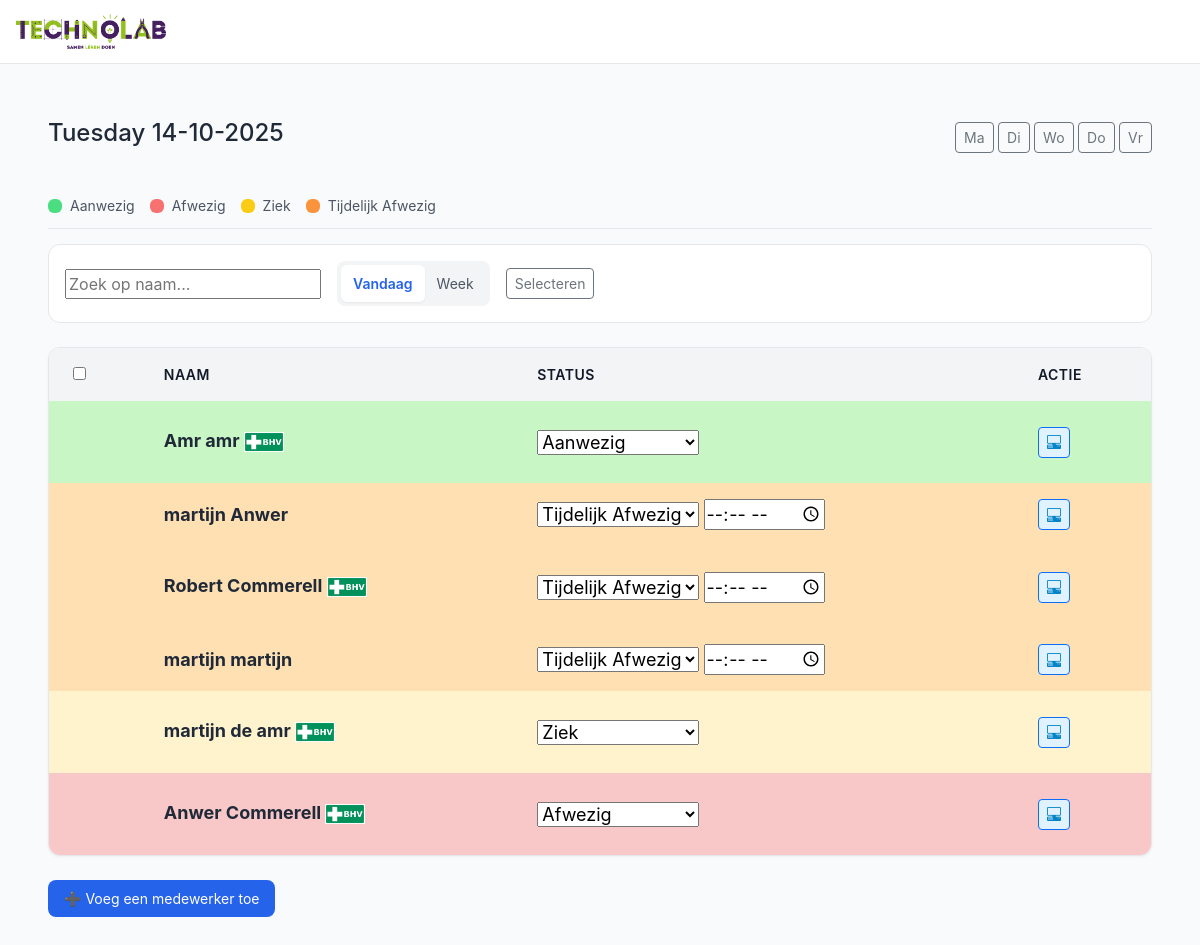
Screenshot of /dagplanning.php?dag=di with the database file from the repository.
### tables this page shows
CREATE TABLE `week_planning` (
  `id` int(11) NOT NULL,
  `werknemer_id` int(11) NOT NULL,
  `weeknummer` int(11) NOT NULL,
  `jaar` int(11) NOT NULL,
  `dag` varchar(2) NOT NULL,
  `status` enum('Aanwezig','Afwezig','Ziek','Op de school','Eefetjes Afwezig') DEFAULT 'Afwezig',
  `tijdelijk_tot` datetime DEFAULT NULL
);

CREATE TABLE `werknemers` (
  `id` int(11) NOT NULL,
  `voornaam` varchar(50) NOT NULL,
  `tussenvoegsel` varchar(20) DEFAULT NULL,
  `achternaam` varchar(50) NOT NULL,
  `email` varchar(100) NOT NULL,
  `werkdag_ma` tinyint(1) DEFAULT 0,
  `werkdag_di` tinyint(1) DEFAULT 0,
  `werkdag_wo` tinyint(1) DEFAULT 0,
  `werkdag_do` tinyint(1) DEFAULT 0,
  `werkdag_vr` tinyint(1) DEFAULT 0,
  `sector` varchar(50) NOT NULL,
  `BHV` tinyint(1) DEFAULT 0,
  `status` enum('Ziek','Aanwezig','Op de school','Afwezig','Eefetjes Afwezig') DEFAULT 'Aanwezig',
  `status_ma` enum('Aanwezig','Afwezig','Ziek','Op de school','Eefetjes Afwezig') DEFAULT 'Afwezig',
  `status_di` enum('Aanwezig','Afwezig','Ziek','Op de school','Eefetjes Afwezig') DEFAULT 'Afwezig',
  `status_wo` enum('Aanwezig','Afwezig','Ziek','Op de school','Eefetjes Afwezig') DEFAULT 'Afwezig',
  `status_do` enum('Aanwezig','Afwezig','Ziek','Op de school','Eefetjes Afwezig') DEFAULT 'Afwezig',
  `status_vr` enum('Aanwezig','Afwezig','Ziek','Op de school','Eefetjes Afwezig') DEFAULT 'Afwezig',
  `tijdelijk_tot` datetime DEFAULT NULL
);

### dagplanning.php (the view, shortened to what this page needs)
<?php
try {
    $db = new PDO("mysql:host=localhost;dbname=technolab-dashboard", "root", "");
    $db->setAttribute(PDO::ATTR_ERRMODE, PDO::ERRMODE_EXCEPTION);
} catch (PDOException $e) {
    die("Fout!: " . $e->getMessage());
}
$daysMap = [1=>'ma', 2=>'di', 3=>'wo', 4=>'do', 5=>'vr'];
$todayNum = (int)date('N');
$todayCol = $daysMap[$todayNum];
$dag = isset($_GET['dag']) && in_array($_GET['dag'], $daysMap) ? $_GET['dag'] : $todayCol;
$dagDatum = new DateTime();
$dagOffset = array_search($dag, $daysMap) - $todayNum;
$dagDatum->modify($dagOffset.' days');
$week = $dagDatum->format('W');
$jaar = $dagDatum->format('o');
$stmt = $db->prepare("
    SELECT w.id, w.voornaam, w.tussenvoegsel, w.achternaam, w.BHV, wp.status, wp.tijdelijk_tot
    FROM werknemers w
    LEFT JOIN week_planning wp
        ON w.id = wp.werknemer_id
        AND wp.weeknummer = :week
        AND wp.jaar = :jaar
        AND wp.dag = :dag
    ORDER BY FIELD(wp.status,'Aanwezig','Eefetjes Afwezig','Ziek','Afwezig'),
             w.achternaam, w.voornaam
");
$stmt->execute([':week'=>$week, ':jaar'=>$jaar, ':dag'=>$dag]);
$werknemersStatus = $stmt->fetchAll(PDO::FETCH_ASSOC);
?>
<!DOCTYPE html>
<html lang="nl">
<head>
    <link href="https://cdn.jsdelivr.net/npm/bootstrap@5.3.8/dist/css/bootstrap.min.css" rel="stylesheet">
    <link rel="stylesheet" href="https://cdn.jsdelivr.net/npm/bootstrap-icons@1.13.1/font/bootstrap-icons.min.css">
    <link href="css/dagplanning.css" rel="stylesheet"/>
    <link href="css/nav.css" rel="stylesheet"/>
</head>
<body>
<header class="header">
    <section class="logo-container">
        <a href="#" class="logo-link">
            <img src="image/technolab.png" alt="Technolab Logo" class="logo-icone">
        </a>
    </section>
</header>
<main class="main">
    <div class="page-header">
        <h4><?= $dagDatum->format('l d-m-Y') ?> </h4>
        <div class="day-nav" style="margin:10px 0;">
            <a href="?dag=ma" class="btn btn-outline-secondary btn-sm">Ma</a>
            <a href="?dag=di" class="btn btn-outline-secondary btn-sm">Di</a>
            <a href="?dag=wo" class="btn btn-outline-secondary btn-sm">Wo</a>
            <a href="?dag=do" class="btn btn-outline-secondary btn-sm">Do</a>
            <a href="?dag=vr" class="btn btn-outline-secondary btn-sm">Vr</a>
        </div>
    </div>
    <div class="legend" style="display:flex;gap:15px;margin:15px 0;">
        <div><span class="dot status-aanwezig"></span> Aanwezig</div>
        <div><span class="dot status-afwezig"></span> Afwezig</div>
        <div><span class="dot status-ziek"></span> Ziek</div>
        <div><span class="dot status-eefetjes"></span> Tijdelijk Afwezig</div>
    </div>
    <div class="toolbar">
        <div class="toolbar-left">
            <input type="text" id="search" placeholder="Zoek op naam...">
            <div class="toggle-group">
                <button class="toggle active">Vandaag</button>
                <a href="week.php"><button class="toggle">Week</button></a>
            </div>
            <div class="toolbar-right" style="display:flex;gap:10px;">
                <button id="select-mode" class="btn btn-outline-secondary btn-sm">Selecteren</button>
            </div>
        </div>
    </div>
    <div class="table-container">
        <table>
            <thead>
            <tr>
                <th><input type="checkbox" id="select-all"></th>
                <th>Naam</th>
                <th>Status</th>
                <th>Actie</th>
            </tr>
            </thead>
            <tbody>
            <?php foreach ($werknemersStatus as $w): ?>
                <?php
                $status = $w['status'] ?? 'Afwezig';
                $statusClass = match($status) {
                    'Aanwezig' => 'status-aanwezig',
                    'Afwezig' => 'status-afwezig',
                    'Ziek' => 'status-ziek',
                    'Eefetjes Afwezig' => 'status-eefetjes',
                    default => ''
                };
                ?>
                <tr class="<?= $statusClass ?>">
                    <td><input type="checkbox" name="selected_ids[]" value="<?= $w['id'] ?>" class="select-row" form="bulk-delete-form" style="display:none;"></td>
                    <td><?= htmlspecialchars($w['voornaam'].' '.($w['tussenvoegsel']?$w['tussenvoegsel'].' ':'').$w['achternaam']) ?>
                        <?= $w['BHV'] ? '<img src="image/BHV.png" alt="BHV" class="logo-icon">' : '' ?>
                    </td>
                    <td>
                        <form method="post">
                            <select name="status" onchange="toggleTijd(this, <?= $w['id'] ?>); this.form.submit();">
                                <option value="Aanwezig" <?= $status=='Aanwezig'?'selected':'' ?>>Aanwezig</option>
                                <option value="Afwezig" <?= $status=='Afwezig'?'selected':'' ?>>Afwezig</option>
                                <option value="Ziek" <?= $status=='Ziek'?'selected':'' ?>>Ziek</option>
                                <option value="Eefetjes Afwezig" <?= $status=='Eefetjes Afwezig'?'selected':'' ?>>Tijdelijk Afwezig</option>
                            </select>
                            <input type="time" name="tijd" id="tijdveld-<?= $w['id'] ?>" value="<?= $w['tijdelijk_tot'] ? date('H:i', strtotime($w['tijdelijk_tot'])) : '' ?>" style="display:<?= $status=='Eefetjes Afwezig'?'inline-block':'none' ?>;">
                        </form>
                    </td>
                    <td><a href="#" class="btn btn-sm btn-outline-primary btn-details" data-id="<?= $w['id'] ?>"><i class="bi bi-pc-display-horizontal"></i></a></td>
                </tr>
            <?php endforeach; ?>
            </tbody>
        </table>
    </div>
    <br>
    <a href="add.php"><button>➕ Voeg een medewerker toe</button></a>
</main>
</body>
</html>

### css/dagplanning.css (style rules this page uses)
body { font-family: "Inter", sans-serif; background: #f9fafb; color: #1f2937; margin: 0; }
.header { position: sticky; top: 0; z-index: 10; display: flex; align-items: center; justify-content: space-between; height: 4rem; background: #fff; border-bottom: 1px solid #e5e7eb; padding: 0 2rem; }
.logo-container { display: flex; align-items: center; gap: 1rem; }
.logo-icon { width: 2rem; height: 2rem; color: #2563eb; }
.main { flex: 1; background: #f9fafb; padding: 3rem; }
.page-header { display: flex; justify-content: space-between; align-items: center; margin-bottom: 2rem; }
.legend { display: flex; align-items: center; gap: 1.5rem; margin-top: 1rem; border-bottom: 1px solid #e5e7eb; padding-bottom: 0.75rem; margin-bottom: 1rem; }
.legend div { display: flex; align-items: center; gap: 0.5rem; font-size: 0.875rem; color: #4b5563; }
.dot { display: inline-block; width: 14px; height: 14px; border-radius: 50%; }
.dot.status-aanwezig { background: #4ade80; }
.dot.status-afwezig { background: #f87171; }
.dot.status-ziek { background: #facc15; }
.dot.status-eefetjes { background: #fb923c; }
.toolbar { display: flex; justify-content: space-between; background: #fff; border: 1px solid #e5e7eb; border-radius: 0.75rem; padding: 1rem; margin-bottom: 1.5rem; flex-wrap: wrap; gap: 1rem; }
.toolbar-left, .toolbar-right { display: flex; align-items: center; gap: 1rem; }
.toggle-group { display: flex; background: #f3f4f6; border-radius: 0.5rem; padding: 0.25rem; }
.toggle { background: transparent; border: none; border-radius: 0.375rem; padding: 0.5rem 0.75rem; font-size: 0.875rem; cursor: pointer; color: #4b5563; }
.toggle.active { background: #fff; color: #2563eb; font-weight: 600; box-shadow: 0 1px 2px rgba(0,0,0,0.05); }
.table-container { background: #fff; border: 1px solid #e5e7eb; border-radius: 0.75rem; overflow-x: auto; box-shadow: 0 1px 3px rgba(0,0,0,0.05); }
table { width: 100%; border-collapse: collapse; min-width: 600px; }
thead { background: #f3f4f6; }
th, td { padding: 1rem 1.5rem; text-align: left; font-size: 0.875rem; }
th { font-weight: 600; color: #111827; text-transform: uppercase; letter-spacing: 0.5px; }
td { font-size: 18px; color: #1f2937; vertical-align: middle; }
tr { transition: background 0.2s; }
.status-aanwezig { background-color: #f0fdf4; }
.status-afwezig { background-color: #fef2f2; }
.status-ziek { background-color: #fef9c3; }
.status-eefetjes { background-color: #fff7ed; }
a { color: #2563eb; text-decoration: none; transition: color 0.2s; }
a > button { background: #2563eb; color: #fff; border: none; border-radius: 0.5rem; padding: 0.5rem 1rem; font-size: 0.875rem; cursor: pointer; transition: background 0.2s, transform 0.1s; }
.btn-details { background-color: #e0f2fe; color: #0284c7; }
.status-aanwezig { background: #c8f7c5; color: #256029; padding: 4px 5px; border-radius: 6px; font-weight: bold; }
.status-afwezig { background: #f8c8c8; color: #7d2020; padding: 4px 5px; border-radius: 6px; font-weight: bold; }
.status-ziek { background: #fff3cd; color: #856404; padding: 4px 5px; border-radius: 6px; font-weight: bold; }
.status-eefetjes { background: #ffe0b3; color: #804000; padding: 4px 5px; border-radius: 6px; font-weight: bold; }

### css/nav.css (style rules this page uses)
body { font-family: "Inter", sans-serif; background: #f9fafb; color: #1f2937; margin: 0; }
.header { position: sticky; top: 0; width: 100%; z-index: 10; display: flex; align-items: center; justify-content: space-between; height: 4rem; background: #fff; border-bottom: 1px solid #e5e7eb; padding: 0 1rem; }
.logo-container { display: flex; align-items: center; gap: 1rem; }
.logo-icon { width: 40px; height: 50px; object-fit: contain; }
.logo-icone { width: 150px; height: 50px; object-fit: contain; }

### rows the page displays
week_planning: werknemer.achternaam "Amr amr", status "Aanwezig"
week_planning: werknemer.achternaam "martijn Anwer", status "Tijdelijk Afwezig"
week_planning: werknemer.achternaam "Robert Commerell", status "Tijdelijk Afwezig"
week_planning: werknemer.achternaam "martijn martijn", status "Tijdelijk Afwezig"
week_planning: werknemer.achternaam "martijn de amr", status "Ziek"
week_planning: werknemer.achternaam "Anwer Commerell", status "Afwezig"
